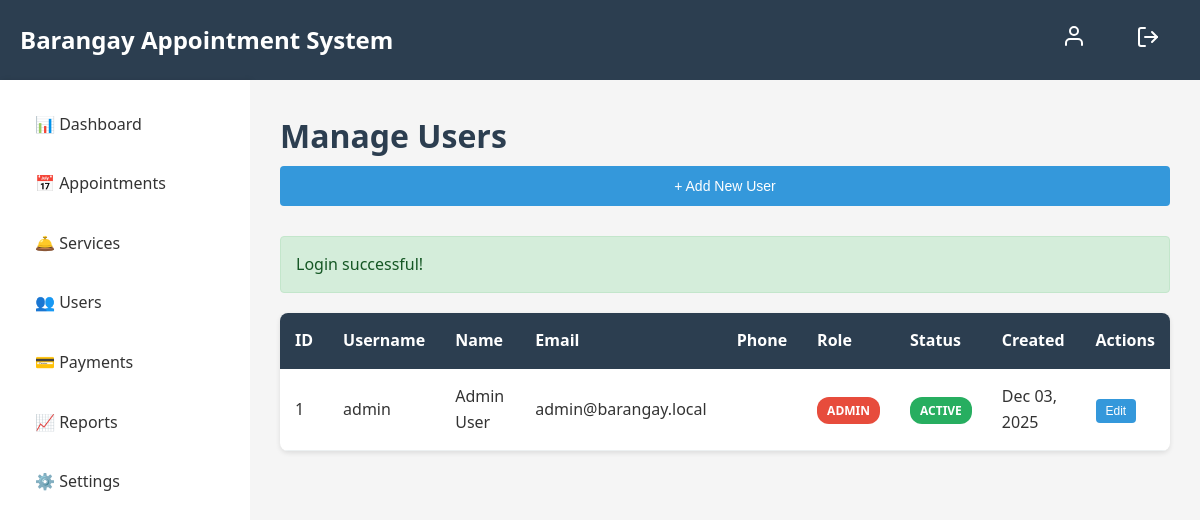
The app's page /views/admin/users.php (signed in) with its own data.
### tables this page shows
CREATE TABLE users (
    id INT AUTO_INCREMENT PRIMARY KEY,
    username VARCHAR(50) UNIQUE NOT NULL,
    email VARCHAR(100) UNIQUE NOT NULL,
    password VARCHAR(255) NOT NULL,
    first_name VARCHAR(50) NOT NULL,
    last_name VARCHAR(50) NOT NULL,
    middle_name VARCHAR(50),
    phone VARCHAR(20),
    address TEXT,
    profile_picture VARCHAR(255) DEFAULT NULL,
    role ENUM('admin', 'staff', 'resident') DEFAULT 'resident',
    is_active TINYINT(1) DEFAULT 1,
    created_at TIMESTAMP DEFAULT CURRENT_TIMESTAMP,
    updated_at TIMESTAMP DEFAULT CURRENT_TIMESTAMP ON UPDATE CURRENT_TIMESTAMP,
    INDEX idx_email (email),
    INDEX idx_role (role)
);

### models/User.php (called while the page is built, shortened)
<?php
class User
{
    private $conn;
    private $table = 'users';
    public function __construct($db)
    {
        $this->conn = $db;
    }
    public function read()
    {
        $query = "SELECT id, username, email, first_name, last_name, middle_name,
                  phone, address, role, is_active, created_at
                  FROM " . $this->table . "
                  ORDER BY created_at DESC";
        $stmt = $this->conn->prepare($query);
        $stmt->execute();
        return $stmt;
    }
}

### views/admin/users.php (the view, shortened to what this page needs)
<?php
require_once __DIR__ . '/../../models/User.php';
$database = new Database();
$db = $database->getConnection();
$user = new User($db);
$users = $user->read();
?>
<!DOCTYPE html>
<html lang="en">
<head>
    <link rel="stylesheet" href="<?php echo SITE_URL; ?>/assets/css/style.css">
</head>
<body>
    <?php include __DIR__ . '/../includes/admin_header.php'; ?>
    <div class="main-container">
        <?php include __DIR__ . '/../includes/admin_sidebar.php'; ?>
        <main class="content">
            <div class="page-header">
                <h1>Manage Users</h1>
                <button onclick="openUserModal()" class="btn btn-primary">+ Add New User</button>
            </div>
            <?php if (isset($_SESSION['success'])): ?>
                <div class="alert alert-success">
                    <?php
                    echo $_SESSION['success'];
                    ?>
                </div>
            <?php endif; ?>
            <div class="table-container">
                <table>
                    <thead>
                        <tr>
                            <th>ID</th>
                            <th>Username</th>
                            <th>Name</th>
                            <th>Email</th>
                            <th>Phone</th>
                            <th>Role</th>
                            <th>Status</th>
                            <th>Created</th>
                            <th>Actions</th>
                        </tr>
                    </thead>
                    <tbody>
                        <?php while ($row = $users->fetch(PDO::FETCH_ASSOC)): ?>
                            <tr>
                                <td><?php echo $row['id']; ?></td>
                                <td><?php echo htmlspecialchars($row['username'] ?? ''); ?></td>
                                <td><?php echo htmlspecialchars(($row['first_name'] ?? '') . ' ' . ($row['last_name'] ?? '')); ?></td>
                                <td><?php echo htmlspecialchars($row['email'] ?? ''); ?></td>
                                <td><?php echo htmlspecialchars($row['phone'] ?? ''); ?></td>
                                <td>
                                    <span class="badge badge-<?php echo $row['role']; ?>">
                                        <?php echo ucfirst($row['role']); ?>
                                    </span>
                                </td>
                                <td>
                                    <span class="badge badge-<?php echo $row['is_active'] ? 'active' : 'inactive'; ?>">
                                        <?php echo $row['is_active'] ? 'Active' : 'Inactive'; ?>
                                    </span>
                                </td>
                                <td><?php echo date('M d, Y', strtotime($row['created_at'])); ?></td>
                                <td>
                                    <button onclick='editUser(<?php echo json_encode($row); ?>)' class="btn btn-sm btn-info">Edit</button>
                                </td>
                            </tr>
                        <?php endwhile; ?>
                    </tbody>
                </table>
            </div>
        </main>
    </div>
</body>
</html>

### assets/css/style.css (style rules this page uses)
* { margin: 0; padding: 0; box-sizing: border-box; }
body { font-family: 'Segoe UI', Tahoma, Geneva, Verdana, sans-serif; background-color: #f5f5f5; color: #333; line-height: 1.6; }
.main-container { display: flex; min-height: calc(100vh - 60px); }
.content { flex: 1; padding: 30px; background-color: #f5f5f5; }
.btn { padding: 12px 24px; border: none; border-radius: 4px; cursor: pointer; font-size: 14px; text-decoration: none; display: inline-block; transition: all 0.3s; }
.btn-primary { background-color: #3498db; color: white; width: 100%; }
.btn-info { background-color: #3498db; color: white; }
.btn-sm { padding: 6px 12px; font-size: 12px; }
.alert { padding: 15px; margin-bottom: 20px; border-radius: 4px; }
.alert-success { background-color: #d4edda; color: #155724; border: 1px solid #c3e6cb; }
.table-container { background: white; border-radius: 8px; overflow: hidden; box-shadow: 0 2px 5px rgba(0,0,0,0.1); }
table { width: 100%; border-collapse: collapse; }
thead { background-color: #2c3e50; color: white; }
th, td { padding: 15px; text-align: left; }
tbody tr { border-bottom: 1px solid #ecf0f1; }
.badge { padding: 5px 10px; border-radius: 12px; font-size: 12px; font-weight: bold; text-transform: uppercase; }
.page-header { margin-bottom: 30px; }
.page-header h1 { color: #2c3e50; margin-bottom: 5px; }

### views/admin/users.php (style rules this page uses)
.badge { padding: 5px 10px; border-radius: 12px; font-size: 12px; font-weight: 600; }
.badge-admin { background-color: #e74c3c; color: white; }
.badge-active { background-color: #27ae60; color: white; }
.btn-sm { padding: 5px 10px; font-size: 12px; margin-right: 5px; }
.btn-info { background-color: #3498db; color: white; }

### records on screen
users: id "1", username "admin", first_name+last_name "Admin User", email "admin@barangay.local", role "ADMIN", is_active "ACTIVE", created_at "Dec 03, 2025"

### other values on screen
SITE_NAME "Barangay Appointment System"
$_SESSION['success'] "Login successful!"
